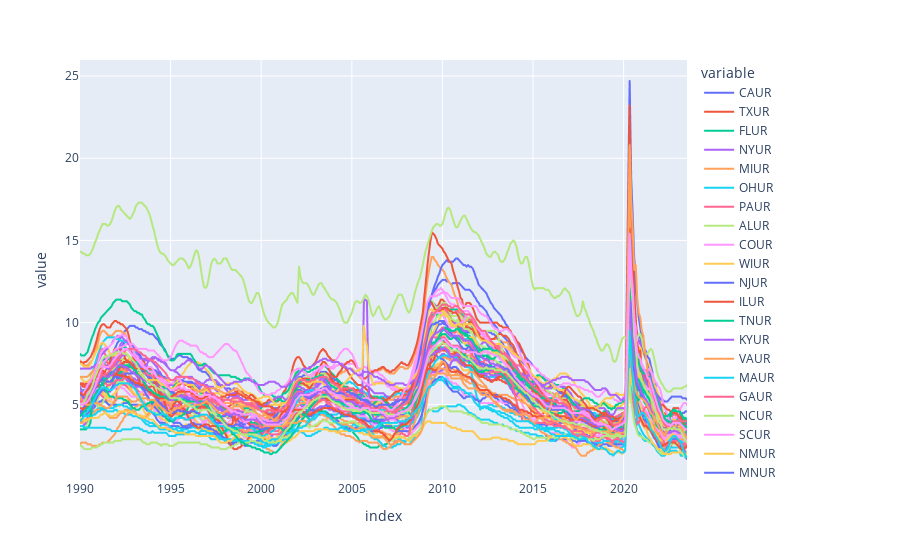

Notebook code cell kept with this figure:
### Code cell
#plot as line plot, name of uemp_states
px.line(uemp_states)

### Figure 1 — Plotly figure (JSON) as saved in the notebook; plotly's stock layout.template omitted (floating-point values rounded to 4 significant figures; data arrays with more than 128 entries replaced by an {"elided": "..."} marker saying what was removed)
{"data": [{"hovertemplate": "variable=CAUR<br>index=%{x}<br>value=%{y}<extra></extra>", "legendgroup": "CAUR", "line": {"color": "#636efa", "dash": "solid"}, "marker": {"symbol": "circle"}, "mode": "lines", "name": "CAUR", "showlegend": true, "type": "scattergl", "x": {"elided": "401 str values"}, "xaxis": "x", "y": {"elided": "401 float values"}, "yaxis": "y"}, {"hovertemplate": "variable=TXUR<br>index=%{x}<br>value=%{y}<extra></extra>", "legendgroup": "TXUR", "line": {"color": "#EF553B", "dash": "solid"}, "marker": {"symbol": "circle"}, "mode": "lines", "name": "TXUR", "showlegend": true, "type": "scattergl", "x": {"elided": "401 str values"}, "xaxis": "x", "y": {"elided": "401 float values"}, "yaxis": "y"}, {"hovertemplate": "variable=FLUR<br>index=%{x}<br>value=%{y}<extra></extra>", "legendgroup": "FLUR", "line": {"color": "#00cc96", "dash": "solid"}, "marker": {"symbol": "circle"}, "mode": "lines", "name": "FLUR", "showlegend": true, "type": "scattergl", "x": {"elided": "401 str values"}, "xaxis": "x", "y": {"elided": "401 float values"}, "yaxis": "y"}, {"hovertemplate": "variable=NYUR<br>index=%{x}<br>value=%{y}<extra></extra>", "legendgroup": "NYUR", "line": {"color": "#ab63fa", "dash": "solid"}, "marker": {"symbol": "circle"}, "mode": "lines", "name": "NYUR", "showlegend": true, "type": "scattergl", "x": {"elided": "401 str values"}, "xaxis": "x", "y": {"elided": "401 float values"}, "yaxis": "y"}, {"hovertemplate": "variable=MIUR<br>index=%{x}<br>value=%{y}<extra></extra>", "legendgroup": "MIUR", "line": {"color": "#FFA15A", "dash": "solid"}, "marker": {"symbol": "circle"}, "mode": "lines", "name": "MIUR", "showlegend": true, "type": "scattergl", "x": {"elided": "401 str values"}, "xaxis": "x", "y": {"elided": "401 float values"}, "yaxis": "y"}, {"hovertemplate": "variable=OHUR<br>index=%{x}<br>value=%{y}<extra></extra>", "legendgroup": "OHUR", "line": {"color": "#19d3f3", "dash": "solid"}, "marker": {"symbol": "circle"}, "mode": "lines", "name": "OHUR", "showlegend": true, "type": "scattergl", "x": {"elided": "401 str values"}, "xaxis": "x", "y": {"elided": "401 float values"}, "yaxis": "y"}, {"hovertemplate": "variable=PAUR<br>index=%{x}<br>value=%{y}<extra></extra>", "legendgroup": "PAUR", "line": {"color": "#FF6692", "dash": "solid"}, "marker": {"symbol": "circle"}, "mode": "lines", "name": "PAUR", "showlegend": true, "type": "scattergl", "x": {"elided": "401 str values"}, "xaxis": "x", "y": {"elided": "401 float values"}, "yaxis": "y"}, {"hovertemplate": "variable=ALUR<br>index=%{x}<br>value=%{y}<extra></extra>", "legendgroup": "ALUR", "line": {"color": "#B6E880", "dash": "solid"}, "marker": {"symbol": "circle"}, "mode": "lines", "name": "ALUR", "showlegend": true, "type": "scattergl", "x": {"elided": "401 str values"}, "xaxis": "x", "y": {"elided": "401 float values"}, "yaxis": "y"}, {"hovertemplate": "variable=COUR<br>index=%{x}<br>value=%{y}<extra></extra>", "legendgroup": "COUR", "line": {"color": "#FF97FF", "dash": "solid"}, "marker": {"symbol": "circle"}, "mode": "lines", "name": "COUR", "showlegend": true, "type": "scattergl", "x": {"elided": "401 str values"}, "xaxis": "x", "y": {"elided": "401 float values"}, "yaxis": "y"}, {"hovertemplate": "variable=WIUR<br>index=%{x}<br>value=%{y}<extra></extra>", "legendgroup": "WIUR", "line": {"color": "#FECB52", "dash": "solid"}, "marker": {"symbol": "circle"}, "mode": "lines", "name": "WIUR", "showlegend": true, "type": "scattergl", "x": {"elided": "401 str values"}, "xaxis": "x", "y": {"elided": "401 float values"}, "yaxis": "y"}, {"hovertemplate": "variable=NJUR<br>index=%{x}<br>value=%{y}<extra></extra>", "legendgroup": "NJUR", "line": {"color": "#636efa", "dash": "solid"}, "marker": {"symbol": "circle"}, "mode": "lines", "name": "NJUR", "showlegend": true, "type": "scattergl", "x": {"elided": "401 str values"}, "xaxis": "x", "y": {"elided": "401 float values"}, "yaxis": "y"}, {"hovertemplate": "variable=ILUR<br>index=%{x}<br>value=%{y}<extra></extra>", "legendgroup": "ILUR", "line": {"color": "#EF553B", "dash": "solid"}, "marker": {"symbol": "circle"}, "mode": "lines", "name": "ILUR", "showlegend": true, "type": "scattergl", "x": {"elided": "401 str values"}, "xaxis": "x", "y": {"elided": "401 float values"}, "yaxis": "y"}, {"hovertemplate": "variable=TNUR<br>index=%{x}<br>value=%{y}<extra></extra>", "legendgroup": "TNUR", "line": {"color": "#00cc96", "dash": "solid"}, "marker": {"symbol": "circle"}, "mode": "lines", "name": "TNUR", "showlegend": true, "type": "scattergl", "x": {"elided": "401 str values"}, "xaxis": "x", "y": {"elided": "401 float values"}, "yaxis": "y"}, {"hovertemplate": "variable=KYUR<br>index=%{x}<br>value=%{y}<extra></extra>", "legendgroup": "KYUR", "line": {"color": "#ab63fa", "dash": "solid"}, "marker": {"symbol": "circle"}, "mode": "lines", "name": "KYUR", "showlegend": true, "type": "scattergl", "x": {"elided": "401 str values"}, "xaxis": "x", "y": {"elided": "401 float values"}, "yaxis": "y"}, {"hovertemplate": "variable=VAUR<br>index=%{x}<br>value=%{y}<extra></extra>", "legendgroup": "VAUR", "line": {"color": "#FFA15A", "dash": "solid"}, "marker": {"symbol": "circle"}, "mode": "lines", "name": "VAUR", "showlegend": true, "type": "scattergl", "x": {"elided": "401 str values"}, "xaxis": "x", "y": {"elided": "401 float values"}, "yaxis": "y"}, {"hovertemplate": "variable=MAUR<br>index=%{x}<br>value=%{y}<extra></extra>", "legendgroup": "MAUR", "line": {"color": "#19d3f3", "dash": "solid"}, "marker": {"symbol": "circle"}, "mode": "lines", "name": "MAUR", "showlegend": true, "type": "scattergl", "x": {"elided": "401 str values"}, "xaxis": "x", "y": {"elided": "401 float values"}, "yaxis": "y"}, {"hovertemplate": "variable=GAUR<br>index=%{x}<br>value=%{y}<extra></extra>", "legendgroup": "GAUR", "line": {"color": "#FF6692", "dash": "solid"}, "marker": {"symbol": "circle"}, "mode": "lines", "name": "GAUR", "showlegend": true, "type": "scattergl", "x": {"elided": "401 str values"}, "xaxis": "x", "y": {"elided": "401 float values"}, "yaxis": "y"}, {"hovertemplate": "variable=NCUR<br>index=%{x}<br>value=%{y}<extra></extra>", "legendgroup": "NCUR", "line": {"color": "#B6E880", "dash": "solid"}, "marker": {"symbol": "circle"}, "mode": "lines", "name": "NCUR", "showlegend": true, "type": "scattergl", "x": {"elided": "401 str values"}, "xaxis": "x", "y": {"elided": "401 float values"}, "yaxis": "y"}, {"hovertemplate": "variable=SCUR<br>index=%{x}<br>value=%{y}<extra></extra>", "legendgroup": "SCUR", "line": {"color": "#FF97FF", "dash": "solid"}, "marker": {"symbol": "circle"}, "mode": "lines", "name": "SCUR", "showlegend": true, "type": "scattergl", "x": {"elided": "401 str values"}, "xaxis": "x", "y": {"elided": "401 float values"}, "yaxis": "y"}, {"hovertemplate": "variable=NMUR<br>index=%{x}<br>value=%{y}<extra></extra>", "legendgroup": "NMUR", "line": {"color": "#FECB52", "dash": "solid"}, "marker": {"symbol": "circle"}, "mode": "lines", "name": "NMUR", "showlegend": true, "type": "scattergl", "x": {"elided": "401 str values"}, "xaxis": "x", "y": {"elided": "401 float values"}, "yaxis": "y"}, {"hovertemplate": "variable=MNUR<br>index=%{x}<br>value=%{y}<extra></extra>", "legendgroup": "MNUR", "line": {"color": "#636efa", "dash": "solid"}, "marker": {"symbol": "circle"}, "mode": "lines", "name": "MNUR", "showlegend": true, "type": "scattergl", "x": {"elided": "401 str values"}, "xaxis": "x", "y": {"elided": "401 float values"}, "yaxis": "y"}, {"hovertemplate": "variable=ORUR<br>index=%{x}<br>value=%{y}<extra></extra>", "legendgroup": "ORUR", "line": {"color": "#EF553B", "dash": "solid"}, "marker": {"symbol": "circle"}, "mode": "lines", "name": "ORUR", "showlegend": true, "type": "scattergl", "x": {"elided": "401 str values"}, "xaxis": "x", "y": {"elided": "401 float values"}, "yaxis": "y"}, {"hovertemplate": "variable=WAUR<br>index=%{x}<br>value=%{y}<extra></extra>", "legendgroup": "WAUR", "line": {"color": "#00cc96", "dash": "solid"}, "marker": {"symbol": "circle"}, "mode": "lines", "name": "WAUR", "showlegend": true, "type": "scattergl", "x": {"elided": "401 str values"}, "xaxis": "x", "y": {"elided": "401 float values"}, "yaxis": "y"}, {"hovertemplate": "variable=MDUR<br>index=%{x}<br>value=%{y}<extra></extra>", "legendgroup": "MDUR", "line": {"color": "#ab63fa", "dash": "solid"}, "marker": {"symbol": "circle"}, "mode": "lines", "name": "MDUR", "showlegend": true, "type": "scattergl", "x": {"elided": "401 str values"}, "xaxis": "x", "y": {"elided": "401 float values"}, "yaxis": "y"}, {"hovertemplate": "variable=ARUR<br>index=%{x}<br>value=%{y}<extra></extra>", "legendgroup": "ARUR", "line": {"color": "#FFA15A", "dash": "solid"}, "marker": {"symbol": "circle"}, "mode": "lines", "name": "ARUR", "showlegend": true, "type": "scattergl", "x": {"elided": "401 str values"}, "xaxis": "x", "y": {"elided": "401 float values"}, "yaxis": "y"}, {"hovertemplate": "variable=IAUR<br>index=%{x}<br>value=%{y}<extra></extra>", "legendgroup": "IAUR", "line": {"color": "#19d3f3", "dash": "solid"}, "marker": {"symbol": "circle"}, "mode": "lines", "name": "IAUR", "showlegend": true, "type": "scattergl", "x": {"elided": "401 str values"}, "xaxis": "x", "y": {"elided": "401 float values"}, "yaxis": "y"}, {"hovertemplate": "variable=MOUR<br>index=%{x}<br>value=%{y}<extra></extra>", "legendgroup": "MOUR", "line": {"color": "#FF6692", "dash": "solid"}, "marker": {"symbol": "circle"}, "mode": "lines", "name": "MOUR", "showlegend": true, "type": "scattergl", "x": {"elided": "401 str values"}, "xaxis": "x", "y": {"elided": "401 float values"}, "yaxis": "y"}, {"hovertemplate": "variable=AZUR<br>index=%{x}<br>value=%{y}<extra></extra>", "legendgroup": "AZUR", "line": {"color": "#B6E880", "dash": "solid"}, "marker": {"symbol": "circle"}, "mode": "lines", "name": "AZUR", "showlegend": true, "type": "scattergl", "x": {"elided": "401 str values"}, "xaxis": "x", "y": {"elided": "401 float values"}, "yaxis": "y"}, {"hovertemplate": "variable=OKUR<br>index=%{x}<br>value=%{y}<extra></extra>", "legendgroup": "OKUR", "line": {"color": "#FF97FF", "dash": "solid"}, "marker": {"symbol": "circle"}, "mode": "lines", "name": "OKUR", "showlegend": true, "type": "scattergl", "x": {"elided": "401 str values"}, "xaxis": "x", "y": {"elided": "401 float values"}, "yaxis": "y"}, {"hovertemplate": "variable=INUR<br>index=%{x}<br>value=%{y}<extra></extra>", "legendgroup": "INUR", "line": {"color": "#FECB52", "dash": "solid"}, "marker": {"symbol": "circle"}, "mode": "lines", "name": "INUR", "showlegend": true, "type": "scattergl", "x": {"elided": "401 str values"}, "xaxis": "x", "y": {"elided": "401 float values"}, "yaxis": "y"}, {"hovertemplate": "variable=NVUR<br>index=%{x}<br>value=%{y}<extra></extra>", "legendgroup": "NVUR", "line": {"color": "#636efa", "dash": "solid"}, "marker": {"symbol": "circle"}, "mode": "lines", "name": "NVUR", "showlegend": true, "type": "scattergl", "x": {"elided": "401 str values"}, "xaxis": "x", "y": {"elided": "401 float values"}, "yaxis": "y"}, {"hovertemplate": "variable=LASMT261982000000003<br>index=%{x}<br>value=%{y}<extra></extra>", "legendgroup": "LASMT261982000000003", "line": {"color": "#EF553B", "dash": "solid"}, "marker": {"symbol": "circle"}, "mode": "lines", "name": "LASMT261982000000003", "showlegend": true, "type": "scattergl", "x": {"elided": "401 str values"}, "xaxis": "x", "y": {"elided": "401 float values"}, "yaxis": "y"}, {"hovertemplate": "variable=WVUR<br>index=%{x}<br>value=%{y}<extra></extra>", "legendgroup": "WVUR", "line": {"color": "#00cc96", "dash": "solid"}, "marker": {"symbol": "circle"}, "mode": "lines", "name": "WVUR", "showlegend": true, "type": "scattergl", "x": {"elided": "401 str values"}, "xaxis": "x", "y": {"elided": "401 float values"}, "yaxis": "y"}, {"hovertemplate": "variable=LAUR<br>index=%{x}<br>value=%{y}<extra></extra>", "legendgroup": "LAUR", "line": {"color": "#ab63fa", "dash": "solid"}, "marker": {"symbol": "circle"}, "mode": "lines", "name": "LAUR", "showlegend": true, "type": "scattergl", "x": {"elided": "401 str values"}, "xaxis": "x", "y": {"elided": "401 float values"}, "yaxis": "y"}, {"hovertemplate": "variable=KSUR<br>index=%{x}<br>value=%{y}<extra></extra>", "legendgroup": "KSUR", "line": {"color": "#FFA15A", "dash": "solid"}, "marker": {"symbol": "circle"}, "mode": "lines", "name": "KSUR", "showlegend": true, "type": "scattergl", "x": {"elided": "401 str values"}, "xaxis": "x", "y": {"elided": "401 float values"}, "yaxis": "y"}, {"hovertemplate": "variable=UTUR<br>index=%{x}<br>value=%{y}<extra></extra>", "legendgroup": "UTUR", "line": {"color": "#19d3f3", "dash": "solid"}, "marker": {"symbol": "circle"}, "mode": "lines", "name": "UTUR", "showlegend": true, "type": "scattergl", "x": {"elided": "401 str values"}, "xaxis": "x", "y": {"elided": "401 float values"}, "yaxis": "y"}, {"hovertemplate": "variable=MEUR<br>index=%{x}<br>value=%{y}<extra></extra>", "legendgroup": "MEUR", "line": {"color": "#FF6692", "dash": "solid"}, "marker": {"symbol": "circle"}, "mode": "lines", "name": "MEUR", "showlegend": true, "type": "scattergl", "x": {"elided": "401 str values"}, "xaxis": "x", "y": {"elided": "401 float values"}, "yaxis": "y"}, {"hovertemplate": "variable=PRUR<br>index=%{x}<br>value=%{y}<extra></extra>", "legendgroup": "PRUR", "line": {"color": "#B6E880", "dash": "solid"}, "marker": {"symbol": "circle"}, "mode": "lines", "name": "PRUR", "showlegend": true, "type": "scattergl", "x": {"elided": "401 str values"}, "xaxis": "x", "y": {"elided": "401 float values"}, "yaxis": "y"}, {"hovertemplate": "variable=DCUR<br>index=%{x}<br>value=%{y}<extra></extra>", "legendgroup": "DCUR", "line": {"color": "#FF97FF", "dash": "solid"}, "marker": {"symbol": "circle"}, "mode": "lines", "name": "DCUR", "showlegend": true, "type": "scattergl", "x": {"elided": "401 str values"}, "xaxis": "x", "y": {"elided": "401 float values"}, "yaxis": "y"}, {"hovertemplate": "variable=MSUR<br>index=%{x}<br>value=%{y}<extra></extra>", "legendgroup": "MSUR", "line": {"color": "#FECB52", "dash": "solid"}, "marker": {"symbol": "circle"}, "mode": "lines", "name": "MSUR", "showlegend": true, "type": "scattergl", "x": {"elided": "401 str values"}, "xaxis": "x", "y": {"elided": "401 float values"}, "yaxis": "y"}, {"hovertemplate": "variable=NHUR<br>index=%{x}<br>value=%{y}<extra></extra>", "legendgroup": "NHUR", "line": {"color": "#636efa", "dash": "solid"}, "marker": {"symbol": "circle"}, "mode": "lines", "name": "NHUR", "showlegend": true, "type": "scattergl", "x": {"elided": "401 str values"}, "xaxis": "x", "y": {"elided": "401 float values"}, "yaxis": "y"}, {"hovertemplate": "variable=LASMT391746000000003<br>index=%{x}<br>value=%{y}<extra></extra>", "legendgroup": "LASMT391746000000003", "line": {"color": "#EF553B", "dash": "solid"}, "marker": {"symbol": "circle"}, "mode": "lines", "name": "LASMT391746000000003", "showlegend": true, "type": "scattergl", "x": {"elided": "401 str values"}, "xaxis": "x", "y": {"elided": "401 float values"}, "yaxis": "y"}, {"hovertemplate": "variable=DEUR<br>index=%{x}<br>value=%{y}<extra></extra>", "legendgroup": "DEUR", "line": {"color": "#00cc96", "dash": "solid"}, "marker": {"symbol": "circle"}, "mode": "lines", "name": "DEUR", "showlegend": true, "type": "scattergl", "x": {"elided": "401 str values"}, "xaxis": "x", "y": {"elided": "401 float values"}, "yaxis": "y"}, {"hovertemplate": "variable=AKUR<br>index=%{x}<br>value=%{y}<extra></extra>", "legendgroup": "AKUR", "line": {"color": "#ab63fa", "dash": "solid"}, "marker": {"symbol": "circle"}, "mode": "lines", "name": "AKUR", "showlegend": true, "type": "scattergl", "x": {"elided": "401 str values"}, "xaxis": "x", "y": {"elided": "401 float values"}, "yaxis": "y"}, {"hovertemplate": "variable=HIUR<br>index=%{x}<br>value=%{y}<extra></extra>", "legendgroup": "HIUR", "line": {"color": "#FFA15A", "dash": "solid"}, "marker": {"symbol": "circle"}, "mode": "lines", "name": "HIUR", "showlegend": true, "type": "scattergl", "x": {"elided": "401 str values"}, "xaxis": "x", "y": {"elided": "401 float values"}, "yaxis": "y"}, {"hovertemplate": "variable=SDUR<br>index=%{x}<br>value=%{y}<extra></extra>", "legendgroup": "SDUR", "line": {"color": "#19d3f3", "dash": "solid"}, "marker": {"symbol": "circle"}, "mode": "lines", "name": "SDUR", "showlegend": true, "type": "scattergl", "x": {"elided": "401 str values"}, "xaxis": "x", "y": {"elided": "401 float values"}, "yaxis": "y"}, {"hovertemplate": "variable=IDUR<br>index=%{x}<br>value=%{y}<extra></extra>", "legendgroup": "IDUR", "line": {"color": "#FF6692", "dash": "solid"}, "marker": {"symbol": "circle"}, "mode": "lines", "name": "IDUR", "showlegend": true, "type": "scattergl", "x": {"elided": "401 str values"}, "xaxis": "x", "y": {"elided": "401 float values"}, "yaxis": "y"}, {"hovertemplate": "variable=NEUR<br>index=%{x}<br>value=%{y}<extra></extra>", "legendgroup": "NEUR", "line": {"color": "#B6E880", "dash": "solid"}, "marker": {"symbol": "circle"}, "mode": "lines", "name": "NEUR", "showlegend": true, "type": "scattergl", "x": {"elided": "401 str values"}, "xaxis": "x", "y": {"elided": "401 float values"}, "yaxis": "y"}, {"hovertemplate": "variable=RIUR<br>index=%{x}<br>value=%{y}<extra></extra>", "legendgroup": "RIUR", "line": {"color": "#FF97FF", "dash": "solid"}, "marker": {"symbol": "circle"}, "mode": "lines", "name": "RIUR", "showlegend": true, "type": "scattergl", "x": {"elided": "401 str values"}, "xaxis": "x", "y": {"elided": "401 float values"}, "yaxis": "y"}, {"hovertemplate": "variable=NDUR<br>index=%{x}<br>value=%{y}<extra></extra>", "legendgroup": "NDUR", "line": {"color": "#FECB52", "dash": "solid"}, "marker": {"symbol": "circle"}, "mode": "lines", "name": "NDUR", "showlegend": true, "type": "scattergl", "x": {"elided": "401 str values"}, "xaxis": "x", "y": {"elided": "401 float values"}, "yaxis": "y"}, {"hovertemplate": "variable=CMWRUR<br>index=%{x}<br>value=%{y}<extra></extra>", "legendgroup": "CMWRUR", "line": {"color": "#636efa", "dash": "solid"}, "marker": {"symbol": "circle"}, "mode": "lines", "name": "CMWRUR", "showlegend": true, "type": "scattergl", "x": {"elided": "401 str values"}, "xaxis": "x", "y": {"elided": "401 float values"}, "yaxis": "y"}, {"hovertemplate": "variable=MTUR<br>index=%{x}<br>value=%{y}<extra></extra>", "legendgroup": "MTUR", "line": {"color": "#EF553B", "dash": "solid"}, "marker": {"symbol": "circle"}, "mode": "lines", "name": "MTUR", "showlegend": true, "type": "scattergl", "x": {"elided": "401 str values"}, "xaxis": "x", "y": {"elided": "401 float values"}, "yaxis": "y"}, {"hovertemplate": "variable=CTUR<br>index=%{x}<br>value=%{y}<extra></extra>", "legendgroup": "CTUR", "line": {"color": "#00cc96", "dash": "solid"}, "marker": {"symbol": "circle"}, "mode": "lines", "name": "CTUR", "showlegend": true, "type": "scattergl", "x": {"elided": "401 str values"}, "xaxis": "x", "y": {"elided": "401 float values"}, "yaxis": "y"}, {"hovertemplate": "variable=CSOUUR<br>index=%{x}<br>value=%{y}<extra></extra>", "legendgroup": "CSOUUR", "line": {"color": "#ab63fa", "dash": "solid"}, "marker": {"symbol": "circle"}, "mode": "lines", "name": "CSOUUR", "showlegend": true, "type": "scattergl", "x": {"elided": "401 str values"}, "xaxis": "x", "y": {"elided": "401 float values"}, "yaxis": "y"}, {"hovertemplate": "variable=WYUR<br>index=%{x}<br>value=%{y}<extra></extra>", "legendgroup": "WYUR", "line": {"color": "#FFA15A", "dash": "solid"}, "marker": {"symbol": "circle"}, "mode": "lines", "name": "WYUR", "showlegend": true, "type": "scattergl", "x": {"elided": "401 str values"}, "xaxis": "x", "y": {"elided": "401 float values"}, "yaxis": "y"}, {"hovertemplate": "variable=VTUR<br>index=%{x}<br>value=%{y}<extra></extra>", "legendgroup": "VTUR", "line": {"color": "#19d3f3", "dash": "solid"}, "marker": {"symbol": "circle"}, "mode": "lines", "name": "VTUR", "showlegend": true, "type": "scattergl", "x": {"elided": "401 str values"}, "xaxis": "x", "y": {"elided": "401 float values"}, "yaxis": "y"}, {"hovertemplate": "variable=CWSTUR<br>index=%{x}<br>value=%{y}<extra></extra>", "legendgroup": "CWSTUR", "line": {"color": "#FF6692", "dash": "solid"}, "marker": {"symbol": "circle"}, "mode": "lines", "name": "CWSTUR", "showlegend": true, "type": "scattergl", "x": {"elided": "401 str values"}, "xaxis": "x", "y": {"elided": "401 float values"}, "yaxis": "y"}, {"hovertemplate": "variable=CNEWUR<br>index=%{x}<br>value=%{y}<extra></extra>", "legendgroup": "CNEWUR", "line": {"color": "#B6E880", "dash": "solid"}, "marker": {"symbol": "circle"}, "mode": "lines", "name": "CNEWUR", "showlegend": true, "type": "scattergl", "x": {"elided": "401 str values"}, "xaxis": "x", "y": {"elided": "401 float values"}, "yaxis": "y"}, {"hovertemplate": "variable=CNERUR<br>index=%{x}<br>value=%{y}<extra></extra>", "legendgroup": "CNERUR", "line": {"color": "#FF97FF", "dash": "solid"}, "marker": {"symbol": "circle"}, "mode": "lines", "name": "CNERUR", "showlegend": true, "type": "scattergl", "x": {"elided": "401 str values"}, "xaxis": "x", "y": {"elided": "401 float values"}, "yaxis": "y"}], "layout": {"legend": {"title": {"text": "variable"}, "tracegroupgap": 0}, "margin": {"t": 60}, "xaxis": {"anchor": "y", "domain": [0, 1], "title": {"text": "index"}}, "yaxis": {"anchor": "x", "domain": [0, 1], "title": {"text": "value"}}}}
